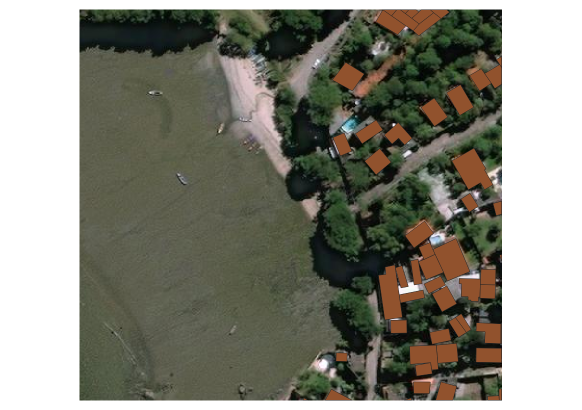
#> input picture DataAnalysis/image/2754.png, 1163 x 820 px (shown at 1/2 size); its folder holds 4 pictures in this run
$ python Classification.py
#> lines starting #> are read from the running program, lines starting #| are printed output that depends on the picture
# -*- coding: utf-8 -*-
"""
Created on Wed Dec 11 14:09:40 2019

@author: Kenichi
"""
import os
import numpy as np
import matplotlib.pyplot as plt
import matplotlib.patches as mpatches
from sklearn.cluster import KMeans
from sklearn.mixture import GaussianMixture as GMM
import pandas as pd
import cv2
from sklearn.decomposition import PCA, KernelPCA
from sklearn.manifold import TSNE
from sklearn.metrics import explained_variance_score

IMG_DIR = './image/'
img_list = os.listdir(IMG_DIR)

loc_info = pd.read_csv("rect_loc_pd.csv", index_col=0)
#> (reads DataAnalysis/rect_loc_pd.csv from the repository)

rect = np.load("rect.npy")
#> (reads DataAnalysis/rect.npy from the repository)
rect_conv = np.load("rect_conv.npy")
#> (reads DataAnalysis/rect_conv.npy from the repository)

def color_pallete(num):
    if num == 0:
        color = 'yellow'
    elif num == 1:
        color = 'cyan'
    elif num == 2:
        color = 'magenta'
    elif num == 3:
        color = 'blue'
    elif num == 4:
        color = 'red'
    return color

def rect_plot(img, img_name, pred, method):
    SAVE_DIR = './result/' + method + '/'
    height, width = img.shape[0], img.shape[1]
    dpi = 80
    figsize = width / float(dpi)*1.3, height / float(dpi)*1.3

    fig = plt.figure(figsize=figsize)
    ax = fig.add_subplot(1,1,1)
    ax.imshow(img)
    for i in range(len(pred)):
        if loc_info.iloc[i][0] == int(img_name):
            x, y, w, h = loc_info.iloc[i][1], loc_info.iloc[i][2], loc_info.iloc[i][3], loc_info.iloc[i][4]
            bbox = mpatches.Rectangle(
                (x, y), w, h, fill=False, edgecolor = color_pallete(pred[i]), linewidth=3)
            ax.add_patch(bbox)
    ax.tick_params(labelbottom = False, bottom = False)
    ax.tick_params(labelleft = False, left = False)
    plt.savefig(SAVE_DIR + '{0}_{1}'.format(method, img_name), dpi=dpi, bbox_inches='tight')
    #plt.show()

def pca_feature(rect_list):
    pca = PCA(n_components=10)

    pca.fit(np.reshape(rect_list, (503,-1)))
    pca_feature = pca.fit_transform(np.reshape(rect_list, (503,-1)))
    print('Explained Variance Ratio: ', pca.explained_variance_ratio_)
    # 0.5363
    return pca_feature

def kpca_feature(rect_list):
    kpca = KernelPCA(n_components=10, kernel="rbf", fit_inverse_transform=True)
    kpca_feature = kpca.fit_transform(np.reshape(rect_list, (503,-1))/256)
    print('Explained Variance Ratio: ', explained_variance_score(np.reshape(rect_list, (503,-1))/256,
                                                                 kpca.inverse_transform(kpca_feature)))
    # 0.6577
    return kpca_feature

def tsne(rect_list):
    tsne = TSNE(n_components=3)
    tsne_feature = tsne.fit_transform(np.reshape(rect_list, (503,-1)))

    return tsne_feature

# Reshape for Clustering
rect_flat = rect.reshape(rect.shape[0], rect.shape[1]*rect.shape[2]*rect.shape[3])

## Feature Dimensionality Reduction
# Compute PCA, KPCA
#rect_flat = pca_feature(rect)
#rect_flat = kpca_feature(rect)

# Compute TSNE
rect_flat = tsne(rect)

## Clustering
# K-means clustering
pred_k = KMeans(n_clusters=3).fit_predict(rect_flat)

# Gaussian Mixture Model
gmm = GMM(n_components=3, max_iter=100)
gmm.fit(rect_flat)
pred_gmm = gmm.predict(rect_flat)
#gmm_target_proba = gmm.predict_proba(rect_flat)


for i in img_list:
    img = cv2.cvtColor(cv2.imread(IMG_DIR + i), cv2.COLOR_BGR2RGB)
    rect_plot(img, os.path.splitext(i)[0], pred_gmm, 'gmm_tsne')
#> pass 2 of the loop `for i in img_list:`:
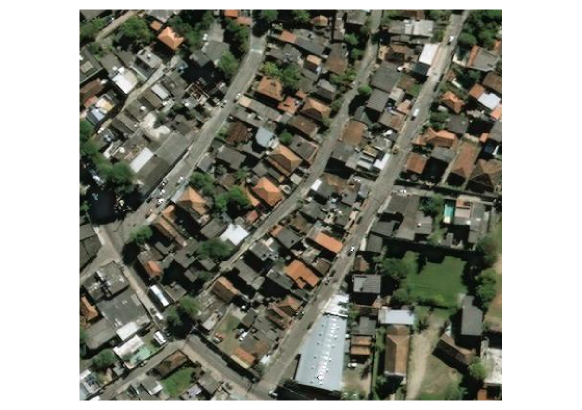
#> input picture DataAnalysis/image/3077.png, 1163 x 820 px (shown at 1/2 size)
#> in rect_plot (call 2), `plt.savefig(SAVE_DIR + '{0}_{1}'.format(method, img_name), dpi=dpi, bb..`:
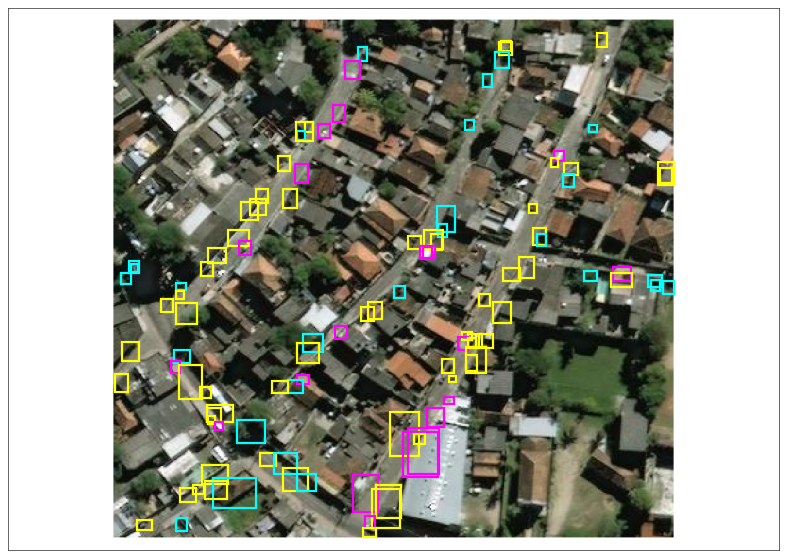
#> figure drawn by matplotlib, 1 panel
#> pass 3 of the loop `for i in img_list:`:
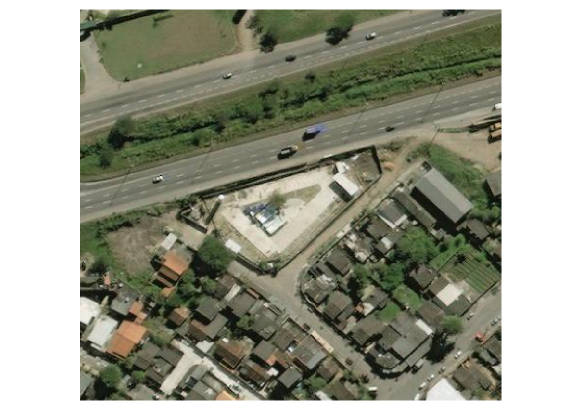
#> input picture DataAnalysis/image/3158.png, 1163 x 820 px (shown at 1/2 size)
#> in rect_plot (call 3), `plt.savefig(SAVE_DIR + '{0}_{1}'.format(method, img_name), dpi=dpi, bb..`:
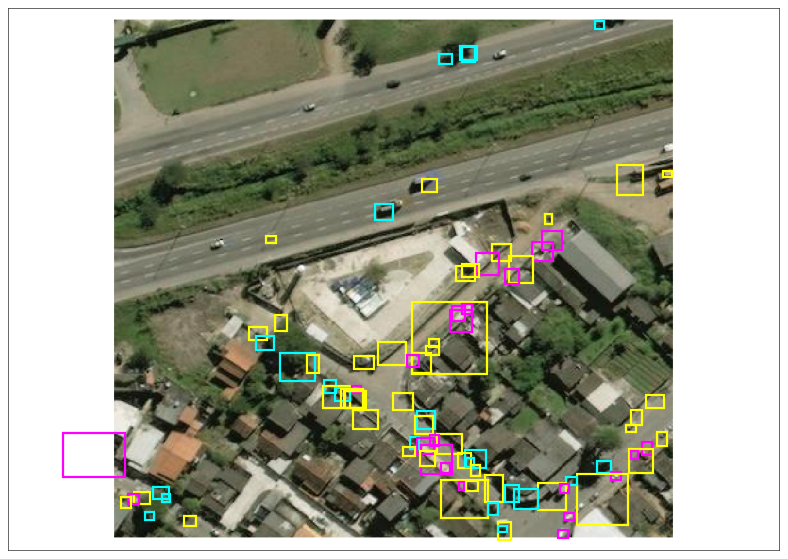
#> figure drawn by matplotlib, 1 panel
#> the loop made 4 passes; the first 3 are shown
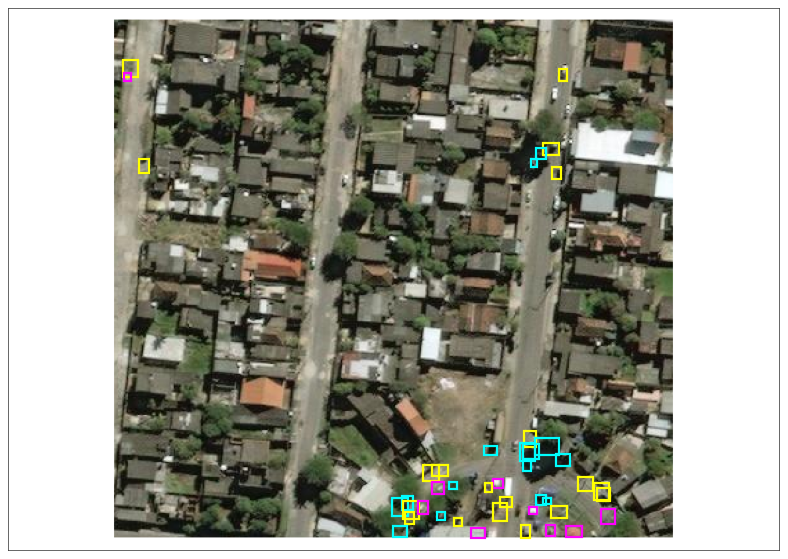
#> figure drawn by matplotlib, 1 panel
